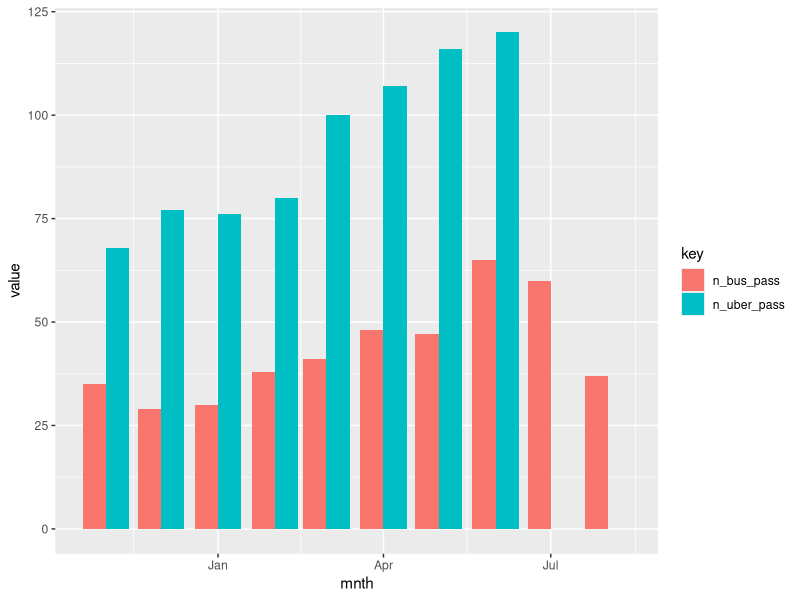

This chart was generated by the following R code:
# this code gives the number of enrollments at any point in time
# we have two files i) from codeworks which is probably used to send uber/ lyft ride codes every month
# ii) CNPP file which is th one used to distribute bus pass every month

library(tidyverse)
library(readxl)
library(lubridate)

#### codeworks enrollments ####
# work with most recent file as it seems to contain all old data
rs_vouchers <- read_csv("data/enrollment/July Link Extract.csv") # 1588

rs_voucher_clean <- rs_vouchers  %>% 
  mutate(full_name=paste(first_name,last_name),
         mnth=my(paste0(month,year))) %>%
  select(full_name,org=name,mnth,rs_voucher=url) %>%
  filter(!str_detect(full_name, fixed('test', ignore_case=TRUE)), # remove test observations
         !duplicated(rs_voucher))# remove duplicated vouchers - most likely test 

#### bus pass ####
bus_passes <- read_csv("data/enrollment/CNPP Bus Pass Distribution_August 17, 2022_07.18.csv", skip = 1)%>% slice(-1)

bus_pass_clean <- bus_passes  %>%
  mutate(mnth=my(`Select the month for which the pass is provided.`)) %>%
   select(full_name=`Enter the name of the client you are providing a 31-day bus pass.`,
           org=`Select your organization.`, mnth,
          bus_pass_no=`Select the number of the bus pass provided.`,
          bus_pass_type=`Select from the following.`) %>%
  filter(!str_detect(full_name, fixed('test', ignore_case=TRUE)), # remove test observations
         nchar(bus_pass_no)>=5, # bus pass code is 6 characters long. allowing for minor mistakes with cutoff at 5
         !duplicated(bus_pass_no)) # ignore duplicatd bus pass - check if this can be improved

# total enrollees cannot be simple sumof the two as some are enrolled in both bus pass and uber rides 
# Nakeisha Caston
# use full join

rs_bus <- full_join(rs_voucher_clean,bus_pass_clean, by = c("full_name", "org", "mnth")) %>%
  arrange(org,full_name,mnth)
# this df shows for each month, if the enrollee was sent the bus pass or uber voucher.

nrow(rs_voucher_clean) + nrow(bus_pass_clean) > nrow(rs_bus)

rm(rs_voucher_clean,bus_pass_clean,rs_vouchers,bus_passes)

#### cleaning steps ####

unique(rs_bus$org)

# 1. focus on cnpp enrolees only
rs_bus_clean <- rs_bus %>%
  mutate(org=ifelse(org=="South Bend Heritage","South Bend Heritage Foundation",org),
         org=ifelse(org=="Center For the Homeless","Center for the Homeless",org)) %>%
  filter(org=="REAL Services"|org=="Hope Ministries"| org=="St. Margaret's House"| org=="South Bend Heritage Foundation"|
         org=="Center for the Homeless" |org=="RiverBend Cancer Services"| org=="La Casa de Amistad"| org=="YWCA North Central Indiana"|
           org=="United Health Services"| org=="Green Bridge Growers"|org=="Center for Positive Change"| org=="United Religious Community"|
           org=="Catholic Charities") %>%
  filter(mnth>="2021-11-01") %>%# focus on months after Nov 2022
  filter(full_name!="124100") # doesn't look like a name
# # 3, fix names spelled diffeently
  
rs_bus_clean %>%
  group_by(mnth) %>%
  summarise(n_uber_pass=sum(!is.na(rs_voucher)), n_bus_pass=sum(!is.na(bus_pass_no)),
            renewal_bus_pass=sum(bus_pass_type=="This is a new monthly bus pass for an existing participant.", na.rm=T),
            new_bus_pass=sum(str_detect(bus_pass_type,"This is the first enrollment"),na.rm = T)) %>% ungroup() %>%
  select(mnth:n_bus_pass) %>%
  gather(key,value,-mnth) %>%
  ggplot(aes(x=mnth, y=value, group=key, fill=key)) + geom_bar(stat="identity", position = position_dodge())

rs_bus_clean %>%
  group_by(org) %>%
  summarise(enrolees=n_distinct(full_name)) %>% arrange(desc(enrolees))
# 

# this files gives enrollment info which should be updated in master data file
rs_bus_clean %>% write_rds("data/rs_bus_clean.Rds")